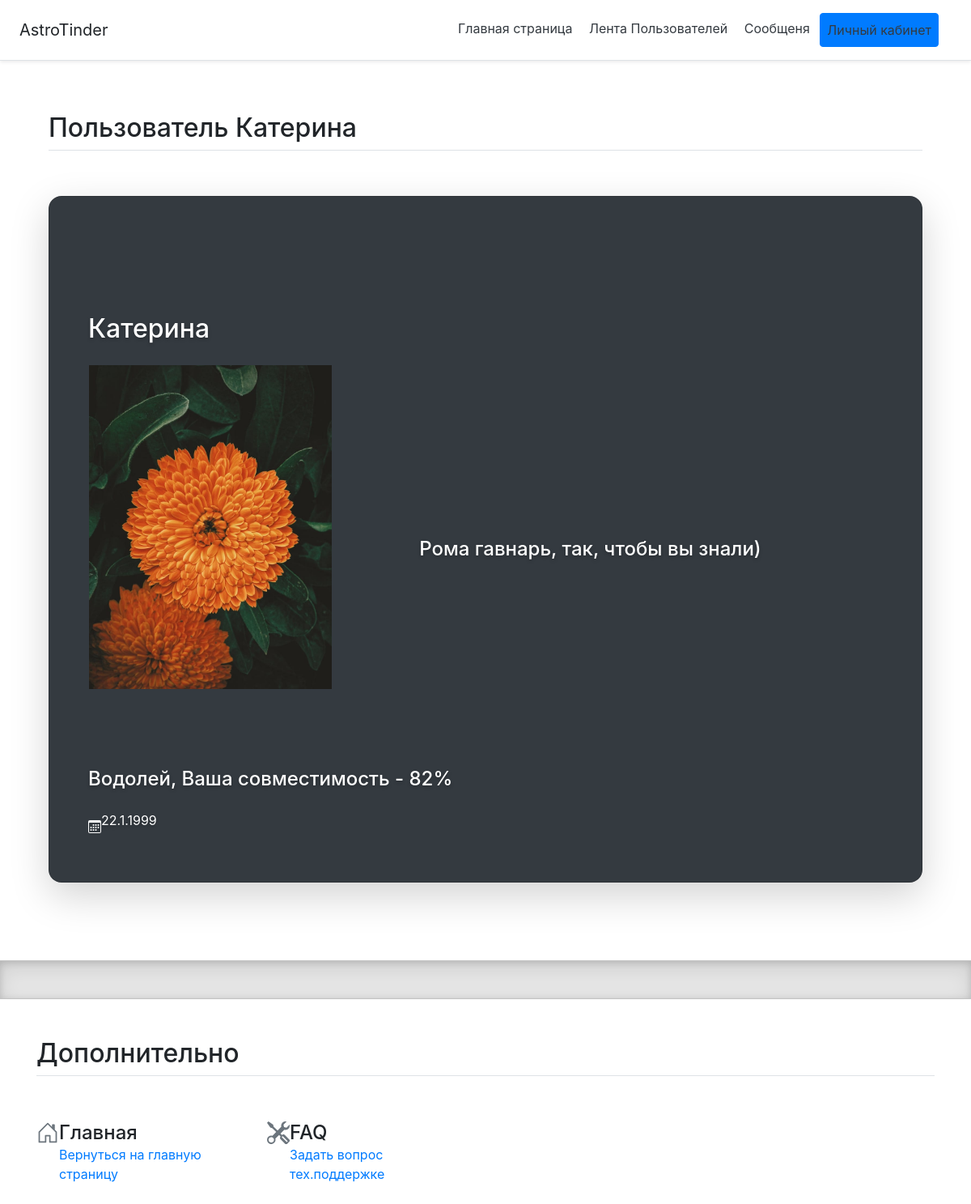
/users/3 (signed in), run on an earlier commit of the app's database.
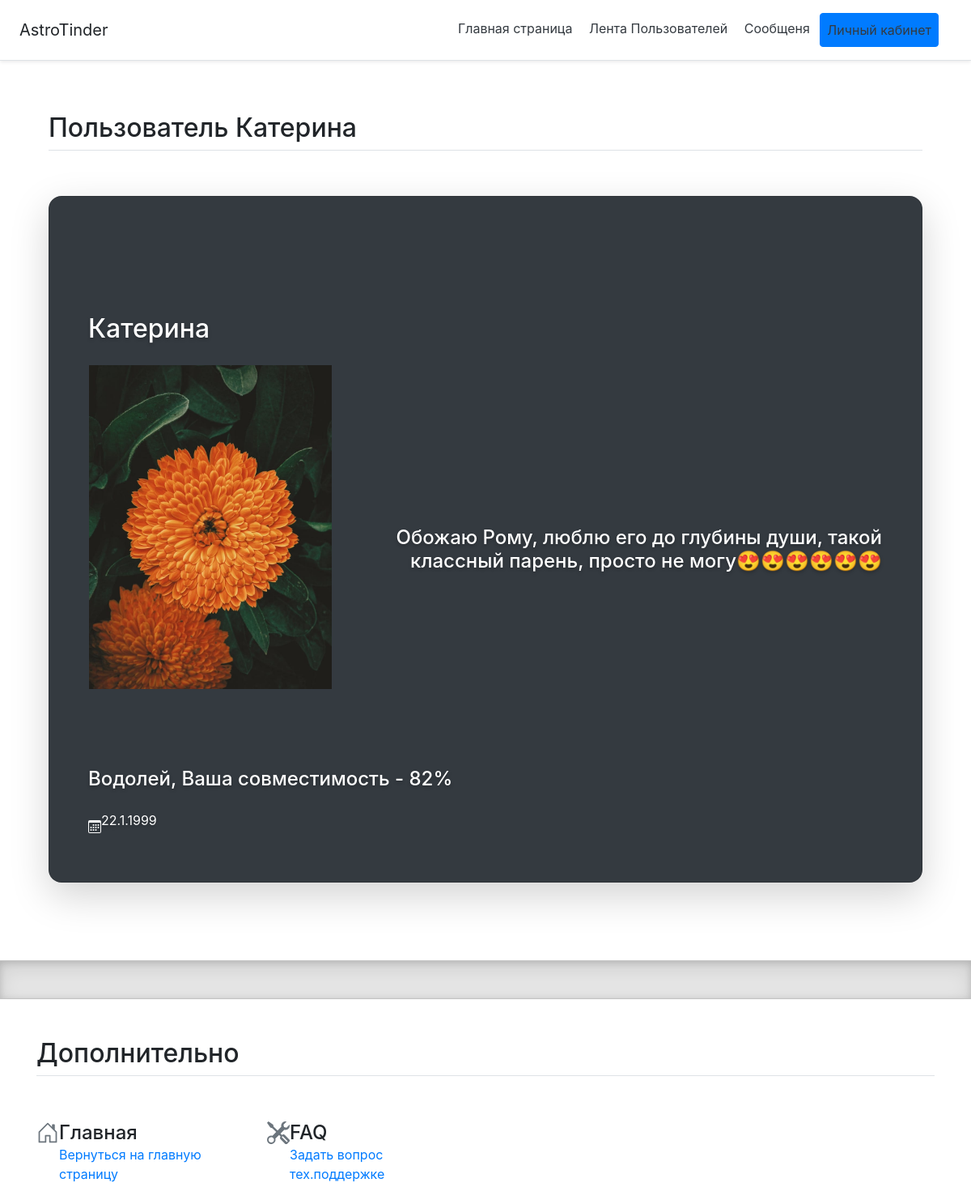
And on a later commit of the database.
### data/users.py (models this page shows, shortened)
class User(SqlAlchemyBase, UserMixin):
    __tablename__ = 'users'
    id = sqlalchemy.Column(sqlalchemy.Integer,
                           primary_key=True, autoincrement=True)
    name = sqlalchemy.Column(sqlalchemy.String, nullable=True)
    about = sqlalchemy.Column(sqlalchemy.String, nullable=True)
    email = sqlalchemy.Column(sqlalchemy.String,
                              index=True, unique=True, nullable=True)
    hashed_password = sqlalchemy.Column(sqlalchemy.String, nullable=False)
    created_date = sqlalchemy.Column(sqlalchemy.DateTime,
                                     default=datetime.datetime.now)
    news = orm.relation("News", back_populates='user')
    birth_day_date = sqlalchemy.Column(sqlalchemy.Integer, nullable=False)

### main.py (the view)
@app.route("/users/<int:id>")
@login_required
def user(id):
    db_sess = db_session.create_session()
    z_user = db_sess.query(User).filter(User.id == id).first()
    zz = []
    user = db_sess.query(User).filter(User.id == current_user.get_id()).first()
    zz.append(f"{check_z(z_user.birth_day_date)}, Ваша совместимость -  {sov(check_z(z_user.birth_day_date), user.birth_day_date)}%")
    print(user.name, z_user.name, current_user.get_id(), z_user.id)
    return render_template("us_detail.html", us=z_user, zz=zz, title=user.name, current_user_id=current_user.get_id())

### data/db_session.py (called while the page is built)
def create_session() -> Session:
    global __factory
    return __factory()

### forms/load_user.py (called while the page is built)
@login_manager.user_loader
def load_user(user_id):
    print("load_user")
    db_sess = db_session.create_session()
    return UserLogin().fromDB(user_id, db_sess)

    def fromDB(self, user_id, db_s):
        self.__user = db_s.query(User).filter(User.id == user_id).first()
        return self

    def get_id(self):
        return str(self.__user.id)

### main.py (called while the page is built)
@app.after_request
def redirect_to_signin(response):
    if response.status_code == 401:
        return redirect(url_for("login") + '?next' + request.url)
    return response

### sovm.py (called while the page is built)
def check_z(z, n=False):
    from datetime import datetime
    import bisect
    tdays = [19, 49, 80, 110, 141, 173, 204,
             235, 256, 296, 327, 356, 366]
    zod = ["Козерог", "Водолей", "Рыбы", "Овен",
           "Телец", "Близнецы", "Рак", "Лев",
           "Дева", "Весы", "Скорпион",
           "Стрелец", "Козерог"]
    if z == None:
        d, m, g = 10, 10, 10
    else:
        d, m, g = map(int, str(z).split("."))
    if n:
        return (zod.index(check_z(z)))
    return (zod[bisect.bisect_left(tdays, (datetime(2020, m, d) - datetime(2019, 12, 31)).days)])

### templates/us_detail.html (shortened to what this page needs)
{% extends "bbase.html" %}
{% block content %}
<div class="container py-5" id="custom-cards">
    <h2 class="pb-2 border-bottom">Пользователь {{us.name}}</h2>
    <div class="row row-cols-0 align-items-stretch py-5">
        <div class="col">
            <div class="card card-cover h-100 overflow-hidden text-white bg-dark rounded-5 shadow-lg">
                <div class="d-flex flex-column h-100 p-5 pb-3 text-white text-shadow-1">
                    <h2 class="pt-5 mt-5 mb-4 display-6 lh-1 fw-bold">{{us.name}}</h2>
                    <table>
                        <tr>
                            <td>
                                <img src="/static/img/photo{{us.id}}.jpg" align="left" alt="фото профиля" width="300"
                                     height="400">
                            </td>
                            <td>
                                <ul class="d-flex list-unstyled mt-auto">
                                    <h4 class="pt-5 mt-5 mb-4 display-6 lh-1 fw-bold" align="right">{{us.about}}</h4>
                                </ul>
                            </td>
                        </tr>
                    </table>
                    {% if us.id == current_user_id %}
                    <h4 class="pt-5 mt-5 mb-4 display-6 lh-1 fw-bold">
                        Вы - саманеотразимость, ваша совместимость c самим собой - 1000%! </h4>
                    {% else %}
                    <h4 class="pt-5 mt-5 mb-4 display-6 lh-1 fw-bold">{{zz[0]}}</h4>
                    {% endif %}
                    <li class="d-flex align-items-center">
                        <svg class="bi me-2" width="1em" height="1em">
                            <use xlink:href="#calendar3"/>
                        </svg>
                        <p>{{us.birth_day_date}}</p>
                    </li>
                </div>
            </div>
        </div>
    </div>
</div>
{% endblock%}

### templates/bbase.html (shortened to what this page needs)
<!doctype html>
<html lang="en">
<head>
    <link rel="stylesheet"
          href="https://stackpath.bootstrapcdn.com/bootstrap/4.4.1/css/bootstrap.min.css"
    >
    <link href="static\css\features.css" rel="stylesheet">
</head>
<body>
<div class="d-flex flex-column flex-md-row align-items-center p-3 px-md-4 mb-3 bg-white border-bottom shadow-sm">
    <h5 class="my-0 mr-md-auto font-weight-normal ">AstroTinder</h5>
    <nav class="my-2 my-md-0 mr-md-3" style="background-color:'#fff0f5'">
        <a class="p-2 text-dark" href="/">Главная страница</a>
        <a class="p-2 text-dark" href="/users">Лента Пользователей</a>
        <a class="p-2 text-dark" href="/message">Сообщеня</a>
        {% if current_user.is_authenticated %}
        <a class="btn btn-primary p-2 text-dark" href="/profile">Личный кабинет</a>
        {% else %}
        <a class="btn btn-success p-2 text-dark" href="/login">Авторизация</a>
        {% endif %}
    </nav>
</div>
<main role="main" class="container container-dark">
    {% block content %}
    {% endblock %}
</main>
<div class="b-example-divider"></div>
<div class="container py-5" id="icon-grid">
    <h2 class="pb-2 border-bottom">Дополнительно</h2>
    <div class="row row-cols-4 g-4 py-5">
        <div class="col d-flex align-items-start">
            <svg class="bi text-muted flex-shrink-0 me-3" width="1.75em" height="1.75em">
                <use xlink:href="#home"/>
            </svg>
            <div>
                <h4 class="fw-bold mb-0">Главная</h4>
                <p><a href="/">Вернуться на главную страницу</a></p>
            </div>
        </div>
        <div class="col d-flex align-items-start">
            <svg class="bi text-muted flex-shrink-0 me-3" width="1.75em" height="1.75em">
                <use xlink:href="#tools"/>
            </svg>
            <div>
                <h4 class="fw-bold mb-0">FAQ</h4>
                <p><a href="https://vk.com/romka_homka">Задать вопрос тех.поддержке</a></p>
            </div>
        </div>
    </div>
</div>
</body>
</html>

### static/css/features.css (style rules this page uses)
.b-example-divider { height: 3rem; background-color: rgba(0, 0, 0, .1); border: solid rgba(0, 0, 0, .15); border-width: 1px 0; box-shadow: inset 0 .5em 1.5em rgba(0, 0, 0, .1), inset 0 .125em .5em rgba(0, 0, 0, .15); }
.bi { vertical-align: -.125em; fill: currentColor; }
.rounded-5 { border-radius: 1rem; }
.text-shadow-1 { text-shadow: 0 .125rem .25rem rgba(0, 0, 0, .25); }
.card-cover { background-repeat: no-repeat; background-position: center center; background-size: cover; }

What changed in the data, as far as the page shows it:
changed User "Катерина": about "Рома гавнарь, так, чтобы вы знали)" → "Обожаю Рому, люблю его до глубины души, такой классный парень, просто не могу😍😍😍😍😍😍"
